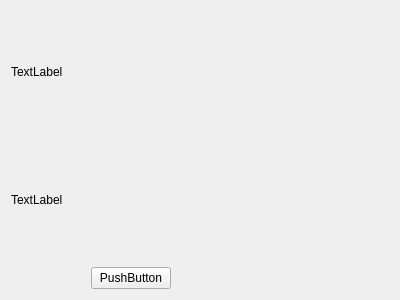
<?xml version="1.0" encoding="UTF-8"?>
<ui version="4.0">
 <class>MyWidget</class>
 <widget class="QWidget" name="MyWidget">
  <property name="geometry">
   <rect>
    <x>0</x>
    <y>0</y>
    <width>400</width>
    <height>300</height>
   </rect>
  </property>
  <property name="windowTitle">
   <string>MyWidget</string>
  </property>
  <layout class="QGridLayout" name="gridLayout">
   <item row="0" column="0" colspan="2">
    <widget class="Mylable" name="label">
     <property name="text">
      <string>TextLabel</string>
     </property>
    </widget>
   </item>
   <item row="1" column="0" colspan="2">
    <widget class="QLabel" name="label_2">
     <property name="text">
      <string>TextLabel</string>
     </property>
    </widget>
   </item>
   <item row="2" column="0">
    <spacer name="horizontalSpacer_2">
     <property name="orientation">
      <enum>Qt::Horizontal</enum>
     </property>
     <property name="sizeHint" stdset="0">
      <size>
       <width>71</width>
       <height>20</height>
      </size>
     </property>
    </spacer>
   </item>
   <item row="2" column="1">
    <widget class="MyButton" name="pushButton">
     <property name="text">
      <string>PushButton</string>
     </property>
    </widget>
   </item>
   <item row="2" column="2">
    <spacer name="horizontalSpacer">
     <property name="orientation">
      <enum>Qt::Horizontal</enum>
     </property>
     <property name="sizeHint" stdset="0">
      <size>
       <width>218</width>
       <height>20</height>
      </size>
     </property>
    </spacer>
   </item>
  </layout>
 </widget>
 <layoutdefault spacing="6" margin="11"/>
 <customwidgets>
  <customwidget>
   <class>Mylable</class>
   <extends>QLabel</extends>
   <header location="global">mylable.h</header>
  </customwidget>
  <customwidget>
   <class>MyButton</class>
   <extends>QPushButton</extends>
   <header location="global">mybutton.h</header>
  </customwidget>
 </customwidgets>
 <resources/>
 <connections/>
</ui>
